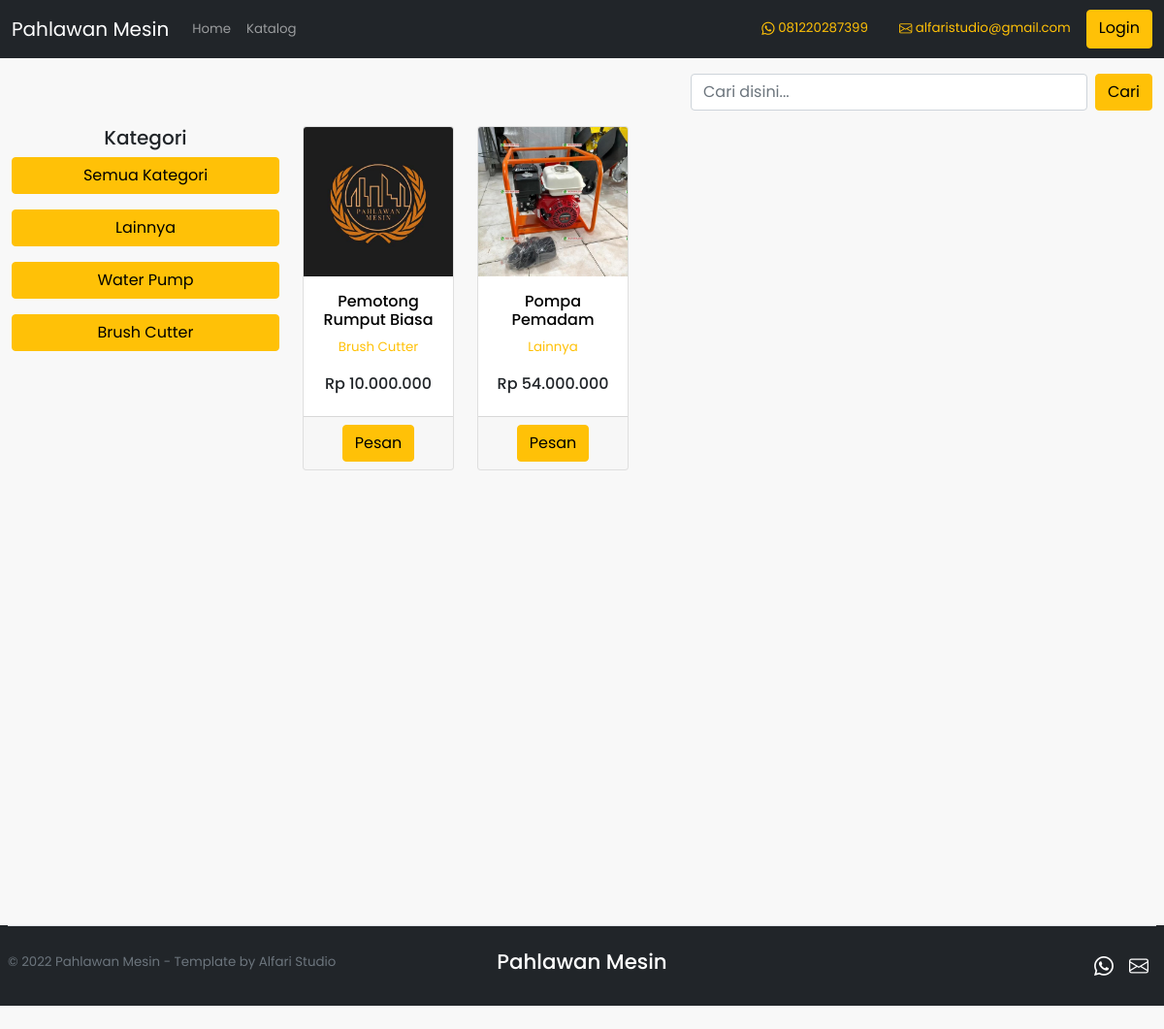
Page /katalog.php on the committed database.
### tables this page shows
CREATE TABLE `company` (
  `name` varchar(150) NOT NULL,
  `logo` varchar(100) DEFAULT NULL,
  `c_desc` varchar(1000) DEFAULT NULL,
  `nomor_telepon` bigint(20) NOT NULL,
  `email` varchar(100) DEFAULT NULL,
  `img` varchar(100) DEFAULT NULL,
  PRIMARY KEY (`name`)
);

CREATE TABLE `kategori` (
  `id` int(11) NOT NULL AUTO_INCREMENT,
  `nama_kategori` varchar(100) NOT NULL,
  `img` varchar(100) DEFAULT NULL,
  PRIMARY KEY (`id`)
);

CREATE TABLE `produk` (
  `id` int(11) NOT NULL AUTO_INCREMENT,
  `nama_produk` varchar(200) NOT NULL,
  `id_kategori` int(11) NOT NULL,
  `harga` int(11) NOT NULL,
  `img` varchar(100) DEFAULT NULL,
  PRIMARY KEY (`id`)
);

### company_info.php (called while the page is built, shortened)
<?php
    $about = mysqli_query($conn, "SELECT * FROM company");
    while ($row = mysqli_fetch_array($about)){
        $company_name = $row['name'];
        $company_call = $row['nomor_telepon'];
        $company_email = $row['email'];
    }
?>

### katalog.php (the view, shortened to what this page needs)
<!doctype html>
<html lang="en">
<?php
    include "config.php";
    include "company_info.php";
    include "assets/mockup/head.php";
    if($_GET['search'] == NULL){
        $search = "";
    }
    else{
        $search = $_GET['search'];
    }
    if($search){
        $query = "SELECT produk.nama_produk, FORMAT(produk.harga,0,'de_DE') AS harga, produk.img,kategori.nama_kategori FROM produk
        INNER JOIN kategori ON produk.id_kategori = kategori.id WHERE produk.nama_produk LIKE '%".$search."%' OR kategori.nama_kategori LIKE '%".$search."%'
        ORDER BY produk.id DESC";
    }
    else{
        $query = "SELECT produk.nama_produk, FORMAT(produk.harga,0,'de_DE') AS harga, produk.img,kategori.nama_kategori FROM produk
        INNER JOIN kategori ON produk.id_kategori = kategori.id ORDER BY produk.id DESC";
    }
?>
<body>
<?php
    include "assets/mockup/navbar.php";
?>
<div class="container-fluid">
<div class="row mt-3">
    <div class="col-md-7">
    </div>
    <div class="col-md-5">
    <form class="d-flex" method="POST">
        <input name="cari" class="form-control me-2" type="text" placeholder="Cari disini...">
          <input type="submit" name="btnCari" class="btn btn-warning" value="Cari">
    </form>
    </div>
</div>
  <div class="row mt-3 min-vh-100">
    <div class="col-md-3 mb-3">
    <h6 class="text-center fs-5">Kategori</h6>
    <a class="btn btn-warning w-100 mb-3" type="submit" href="katalog.php?search=">Semua Kategori</a>
    <?php
        $kategori = mysqli_query($conn, "SELECT * FROM kategori");
        while ($row = mysqli_fetch_array($kategori)){
    ?>
        <a class="btn btn-warning w-100 mb-3" type="submit" href="katalog.php?search=<?php echo $row['nama_kategori']?>"><?php echo $row['nama_kategori']?></a>
    <?php
        }
    ?>
    </div>
    <div class="col-md-9 pb-5">
    <div class="row row-cols-2 row-cols-md-5 g-4">
        <?php
            $today = mysqli_query($conn, "SELECT DATE_FORMAT(NOW(),'%d-%m-%Y') AS today");
            while ($row = mysqli_fetch_array($today)){
                $hari = $row['today'];
                }
            $produk = mysqli_query($conn, $query);
            while ($row = mysqli_fetch_array($produk)){
                $image = $row['img'];
                if($image == NULL){
                    $image = "default.jpg";
                }
            ?>
        <div class="col">
            <div class="card h-100">
            <img src="assets/image/product/<?php echo $image;?>" class="card-img-top" alt="...">
            <div class="card-body text-dark text-center">
                <h6 class="card-title"><a href="#" class="produk_name_link"><?php echo $row['nama_produk'];?></a></h6>
                <p><a href="katalog.php?search=<?php echo $row['nama_kategori']?>" class="produk_kat_link"><?php echo $row['nama_kategori'];?></a></p>
                <h6 class="card-title">Rp <?php echo $row['harga'];?></h6>
            </div>
            <div class="card-footer text-center">
                <a class="btn btn-warning" href="https://api.whatsapp.com/send/?phone=62<?php echo $company_call; ?>&text=Order%20:%20<?php echo $row['nama_produk'];?>%20%0DHarga%20:%20Rp%20<?php echo $row['harga'];?>%20%0DTanggal%20:%20<?php echo $hari;?>" target="_BLANK">Pesan</a>
            </div>
            </div>
        </div>
        <?php
            }
        ?>
    </div>
    </div>
  </div>
</div>
<?php
    include "assets/mockup/footer.php";
?>
</body>
</html>

### assets/mockup/navbar.php (shortened to what this page needs)
<nav class="navbar navbar-expand-lg navbar-dark bg-dark">
  <div class="container-fluid">
    <a class="navbar-brand" href="index.php"><?php echo $company_name; ?></a>
    <div class="collapse navbar-collapse" id="navbarTogglerDemo02">
      <ul class="navbar-nav me-auto mb-2 mb-lg-0">
        <li class="nav-item">
          <a class="nav-link" aria-current="page" href="index.php">Home</a>
        </li>
        <li class="nav-item">
          <a class="nav-link" aria-current="page" href="katalog.php">Katalog</a>
        </li>
      </ul>
      <form class="d-flex">
        <a target="_BLANK" class="nav-link text-warning" aria-current="page" href="https://api.whatsapp.com/send/?phone=62<?php echo $company_call; ?>&text&app_absent=0"><i class="bi bi-whatsapp"></i> 0<?php echo $company_call; ?></a>
        <a target="_BLANK" class="nav-link text-warning" aria-current="page" href="mailto:<?php echo $company_email; ?>"><i class="bi bi-envelope"></i> <?php echo $company_email; ?></a>
        <a target="_BLANK" class="btn btn-warning" aria-current="page" href="admin/">Login</a>
      </form>
    </div>
  </div>
</nav>

### assets/mockup/footer.php (shortened to what this page needs)
<div class="container-fluid bg-dark text-white ps-2 pe-2">
  <footer class="d-flex flex-wrap justify-content-between align-items-center py-3 my-4 border-top">
    <p class="col-md-4 mb-2 text-muted">&copy;
      <?php
      $thisyear = mysqli_query($conn, "SELECT DATE_FORMAT(NOW(), '%Y') AS tahun");
      while ($row = mysqli_fetch_array($thisyear)){
        $year = $row['tahun'];
      }
        echo $year." ".$company_name." - Template by Alfari Studio";
      ?>
    </p>
    <a href="/" class="col-md-4 d-flex align-items-center justify-content-center mb-3 mb-md-0 me-md-auto text-white link-white text-decoration-none">
    <h3 class="text-center"><?php echo $company_name;?></h3>
    </a>
    <ul class="nav col-md-4 justify-content-end">
      <li class="nav-item"><a target="_BLANK" class="nav-link px-2 text-white" href="https://api.whatsapp.com/send/?phone=62<?php echo $company_call; ?>&text&app_absent=0"><i class="bi bi-whatsapp fs-5"></i></a></li>
      <li class="nav-item"><a target="_BLANK" class="nav-link px-2 text-white" href="mailto:<?php echo $company_email; ?>"><i class="bi bi-envelope fs-5"></i></a></li>
    </ul>
  </footer>
</div>

### assets/mockup/head.php (style rules this page uses)
body { font-family: 'Poppins', sans-serif; line-height: 1.7; overflow-x: hidden; background-color: #F8F8F8; background-image: url("assets/image/website/background/bg_white.jpg"); background-size:contain; background-repeat: repeat; }
.produk_kat_link { color:#FFC107; text-decoration: none; }
.produk_name_link { color:black; text-decoration: none; }
@media only screen and (max-width: 1200px) { body { font-size: 10pt; } }
@media only screen and (max-width: 1200px) { h6 { font-size: 12pt; } }
@media only screen and (max-width: 1200px) { h3 { font-size: 16pt; } }
@media only screen and (max-width: 1200px) { .btn { font-size: 12pt; } }

### assets/mockup/footer.php (style rules this page uses)
.bi { vertical-align: -.125em; fill: currentColor; }

### rows in the picture
company: name "Pahlawan Mesin", nomor_telepon "81220287399", email "alfaristudio@gmail.com"
kategori: nama_kategori "Lainnya"
kategori: nama_kategori "Water Pump"
kategori: nama_kategori "Brush Cutter"
produk: shows a picture, nama_produk "Pemotong Rumput Biasa", id_kategori.nama_kategori "Brush Cutter", harga "10.000.000"
produk: img (picture), nama_produk "Pompa Pemadam", id_kategori.nama_kategori "Lainnya", harga "54.000.000"

### other values in the picture
$year "2022"
